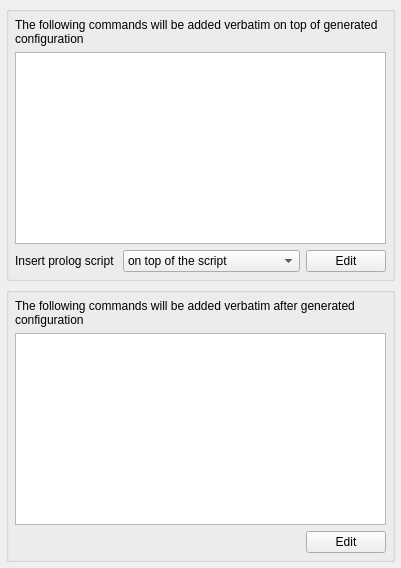
       <widget class="QWidget" name="tab2">
        <attribute name="title">
         <string>Prolog/Epilog</string>
        </attribute>
        <layout class="QGridLayout">
         <property name="leftMargin">
          <number>6</number>
         </property>
         <property name="topMargin">
          <number>6</number>
         </property>
         <property name="rightMargin">
          <number>6</number>
         </property>
         <property name="bottomMargin">
          <number>6</number>
         </property>
         <property name="verticalSpacing">
          <number>6</number>
         </property>
         <item row="1" column="0">
          <widget class="QGroupBox" name="frame147">
           <property name="title">
            <string/>
           </property>
           <layout class="QGridLayout">
            <property name="leftMargin">
             <number>6</number>
            </property>
            <property name="topMargin">
             <number>6</number>
            </property>
            <property name="rightMargin">
             <number>6</number>
            </property>
            <property name="bottomMargin">
             <number>6</number>
            </property>
            <item row="2" column="1">
             <widget class="QPushButton" name="edit_epilog_button">
              <property name="text">
               <string>Edit</string>
              </property>
             </widget>
            </item>
            <item row="2" column="0">
             <spacer>
              <property name="orientation">
               <enum>Qt::Horizontal</enum>
              </property>
              <property name="sizeType">
               <enum>QSizePolicy::Expanding</enum>
              </property>
              <property name="sizeHint" stdset="0">
               <size>
                <width>40</width>
                <height>20</height>
               </size>
              </property>
             </spacer>
            </item>
            <item row="1" column="0" colspan="2">
             <widget class="QTextEdit" name="epilog_script"/>
            </item>
            <item row="0" column="0" colspan="2">
             <widget class="QLabel" name="textLabel2_2_2">
              <property name="text">
               <string>The following commands will be added verbatim after generated configuration</string>
              </property>
              <property name="alignment">
               <set>Qt::AlignVCenter</set>
              </property>
              <property name="wordWrap">
               <bool>true</bool>
              </property>
             </widget>
            </item>
           </layout>
          </widget>
         </item>
         <item row="0" column="0">
          <widget class="QGroupBox" name="frame146">
           <property name="title">
            <string/>
           </property>
           <layout class="QGridLayout">
            <property name="leftMargin">
             <number>6</number>
            </property>
            <property name="topMargin">
             <number>6</number>
            </property>
            <property name="rightMargin">
             <number>6</number>
            </property>
            <property name="bottomMargin">
             <number>6</number>
            </property>
            <item row="1" column="0" colspan="3">
             <widget class="QTextEdit" name="prolog_script"/>
            </item>
            <item row="0" column="0" colspan="3">
             <widget class="QLabel" name="textLabel2_2">
              <property name="text">
               <string>The following commands will be added verbatim on top of generated configuration</string>
              </property>
              <property name="alignment">
               <set>Qt::AlignVCenter</set>
              </property>
              <property name="wordWrap">
               <bool>true</bool>
              </property>
             </widget>
            </item>
            <item row="2" column="2">
             <widget class="QPushButton" name="edit_prolog_button">
              <property name="text">
               <string>Edit</string>
              </property>
             </widget>
            </item>
            <item row="2" column="0">
             <widget class="QLabel" name="textLabel1_6">
              <property name="text">
               <string>Insert prolog script </string>
              </property>
              <property name="wordWrap">
               <bool>false</bool>
              </property>
             </widget>
            </item>
            <item row="2" column="1">
             <widget class="QComboBox" name="prologPlace">
              <property name="sizePolicy">
               <sizepolicy hsizetype="Expanding" vsizetype="Fixed">
                <horstretch>0</horstretch>
                <verstretch>0</verstretch>
               </sizepolicy>
              </property>
              <item>
               <property name="text">
                <string>on top of the script</string>
               </property>
              </item>
              <item>
               <property name="text">
                <string>after interface configuration</string>
               </property>
              </item>
              <item>
               <property name="text">
                <string>after policy reset</string>
               </property>
              </item>
             </widget>
            </item>
           </layout>
          </widget>
         </item>
        </layout>
       </widget>
